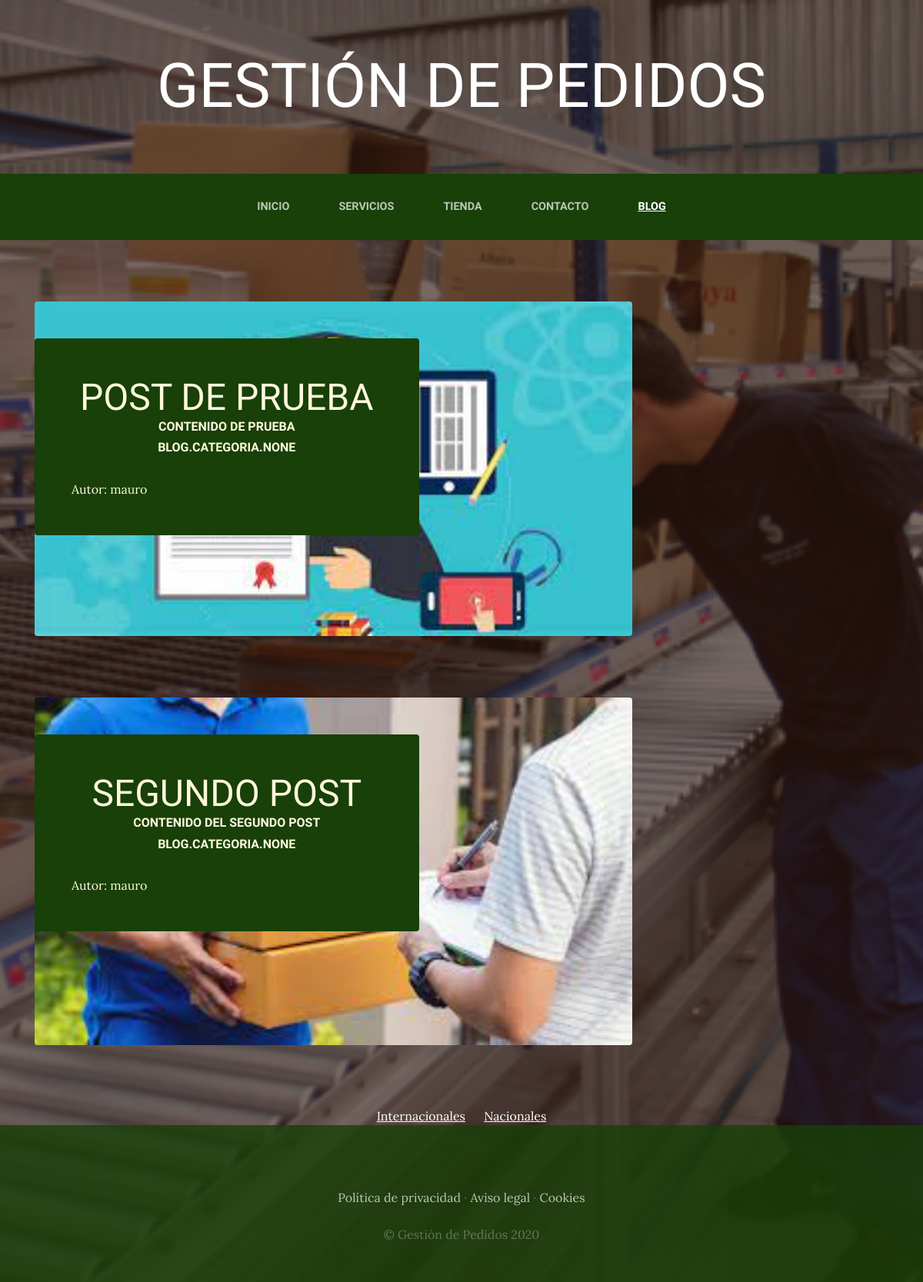
Screenshot of /blog/ with the database file from the repository.
### Blog/models.py (models this page shows, shortened)
class Post(models.Model):
    titulo = models.CharField(max_length=15)
    contenido = models.CharField(max_length=100)
    imagen = models.ImageField(upload_to='blog', null=True, blank=True)
    autor = models.ForeignKey(User, on_delete=models.CASCADE)
    categorias = models.ManyToManyField(Categoria)
    created = models.DateTimeField(auto_now_add=True)
    updated = models.DateTimeField(auto_now_add=True)
    class Meta:
        verbose_name = 'post'
        verbose_name_plural = 'posts'

class Categoria(models.Model):
    nombre = models.CharField(max_length=15)
    created = models.DateTimeField(auto_now_add=True)
    updated = models.DateTimeField(auto_now_add=True)
    class Meta:
        verbose_name = 'categoria'
        verbose_name_plural = 'categorias'

### Blog/views.py (the view)
# urls.py: 2. Add a URL to urlpatterns:  path('blog/', include('blog.urls'))
def blog(request):
    posts = Post.objects.all()
    return render(request, 'blog.html', {'blogs': posts})

### Blog/templates/blog.html (shortened to what this page needs)
{% extends "Proyecto_web_app/base.html" %}
{% load static %}
{% block content %}
{% for blog in blogs %}
  <section class="page-section clearfix">
    <div class="container">
      <div class="intro">
        <div class="intro-text left-0 text-center bg-faded p-5 rounded">
          <h2 class="section-heading mb-4" >
            <span class="section-heading-lower">{{blog.titulo}}</span>
            <span class="section-heading-upper">{{blog.contenido}}</span>
            <span class="section-heading-upper">{{blog.categorias}}</span>
          </h2>
          <div style="text-align: left;">
            Autor: {{blog.autor}}
          </div>
        </div>
      </div>
    </div>
  </section>
  {% endfor %}
  <section>
    <div style="width: 75%; text-align: center; margin: auto; color: white;">
      {% for blog in blogs %}
        {% for categoria in blog.categorias.all %}
          <a href="{% url 'categoria' categoria.id %}" style="color: white; text-decoration: underline; margin: 10px;">{{categoria.nombre}}</a>
        {% endfor %}
      {% endfor %}
    </div>
  </section>
{% endblock %}

### Proyecto_web_app/templates/Proyecto_web_app/base.html (shortened to what this page needs)
{% load static %}
<!DOCTYPE html>
<html lang="en">
    <head>
        <link href="{% static 'proyecto_web_app/vendor/bootstrap/css/bootstrap.min.css' %}" rel="stylesheet">
        <link href="{% static 'proyecto_web_app/css/gestion.css' %}" rel="stylesheet">
    </head>
    <body>
        <h1 class="site-heading text-center text-white d-none d-lg-block">
            <span class="site-heading-lower">Gestión de Pedidos</span>
        </h1>
        {% include "Proyecto_web_app/upper/navbar.html" %}
        {% block content %}
        {% endblock %}
        {% include "Proyecto_web_app/lower/footer.html" %}
    </body>
</html>

### Proyecto_web_app/templates/Proyecto_web_app/upper/navbar.html (shortened to what this page needs)
{% load static %}
<nav class="navbar navbar-expand-lg navbar-dark py-lg-4" id="mainNav">
    <div class="container">
      <div class="collapse navbar-collapse" id="navbarResponsive">
        <ul class="navbar-nav mx-auto">
          <li class="nav-item {% if request.path == '/' %}active{% endif %} px-lg-4">
            <a class="nav-link text-uppercase text-expanded" href="{% url 'Home' %}">Inicio</a>
          </li>
          <li class="nav-item {% if request.path == '/servicios/' %} active {% endif %} px-lg-4">
            <a class="nav-link text-uppercase text-expanded" href="{% url 'Servicios' %}">Servicios</a>
          </li>
          <li class="nav-item {% if request.path == '/tienda' %} active {% endif %} px-lg-4">
            <a class="nav-link text-uppercase text-expanded" href="{% url 'Tienda' %}">Tienda</a>
          </li>
          <li class="nav-item {% if request.path == '/contacto/' %} active {% endif %} px-lg-4">
            <a class="nav-link text-uppercase text-expanded" href="{% url 'Contacto' %}">Contacto</a>
          </li>
          <li class="nav-item {% if request.path|slice:':6' == '/blog/' %} active {% endif %} px-lg-4">
            <a class="nav-link text-uppercase text-expanded" href="{% url 'Blog' %}">Blog</a>
          </li>
        </ul>
      </div>
    </div>
  </nav>

### Proyecto_web_app/templates/Proyecto_web_app/lower/footer.html (shortened to what this page needs)
{% load static %}
<footer class="footer text-faded text-center py-5">
    <div class="container">
      <p class="m-0 mbt">
          <a href="sample.html" class="link">Política de privacidad</a> ·
          <a href="sample.html" class="link">Aviso legal</a> ·
          <a href="sample.html" class="link">Cookies</a>
      </p>
      <p class="m-0 mbt1">&copy; Gestión de Pedidos 2020</p>
    </div>
  </footer>

### Proyecto_web_app/static/proyecto_web_app/css/gestion.css (style rules this page uses)
body { font-family: 'Lora'; background: linear-gradient(rgba(47, 23, 15, 0.65), rgba(47, 23, 15, 0.65)), url("../img/bg_main.jpg"); background-attachment: fixed; background-position: center; background-size: cover; }
h1, h2, h3, h4, h5, h6 { font-family: 'Raleway'; }
p { line-height: 1.75; }
.text-faded { color: rgba(255, 255, 255, 0.3); }
.site-heading { margin-top: 5rem; margin-bottom: 5rem; text-transform: uppercase; line-height: 1; font-family: 'Raleway'; }
.site-heading .site-heading-lower { font-size: 5rem; font-weight: 100; line-height: 4rem; }
.page-section { margin-top: 5rem; margin-bottom: 5rem; }
.section-heading { text-transform: uppercase; }
.section-heading .section-heading-upper { display: block; font-size: 1rem; font-weight: 800; padding-bottom:.5rem; }
.section-heading .section-heading-lower { display: block; font-size: 3rem; font-weight: 100; }
.bg-faded { background-color: rgba(255, 255, 255, 0.85); }
#mainNav { background-color: rgba(24, 64, 8); font-family: 'Raleway'; }
#mainNav .navbar-nav .nav-item .nav-link { color: rgba(255, 255, 255, 0.7); font-weight: 800; }
#mainNav .navbar-nav .nav-item.active .nav-link { color: #ffffff; text-decoration: underline; }
@media (min-width: 992px) { #mainNav .navbar-nav .nav-item .nav-link { font-size: 0.9rem; } }
.intro { position: relative; }
@media (min-width: 992px) { .intro .intro-text { left: 600; width: 60%; margin-top: 3rem; background-color: rgba(24, 64, 8); color: cornsilk; position: absolute; } }
@media (min-width: 1200px) { .intro .intro-text { width: 45%; } }
.footer { background-color: rgba(24, 64, 8, 0.8); }
.mbt { padding-top: 2rem; }
.mbt1 { padding-top: 1.25rem; }
a.link { color: rgba(255, 255, 255, 0.7); }

### rows the page displays
Post: titulo "POST DE PRUEBA", contenido "CONTENIDO DE PRUEBA", categorias "BLOG.CATEGORIA.NONE", autor "mauro"
Post: titulo "SEGUNDO POST", contenido "CONTENIDO DEL SEGUNDO POST", categorias "BLOG.CATEGORIA.NONE", autor "mauro"
Categoria: nombre "Internacionales"
Categoria: nombre "Nacionales"
